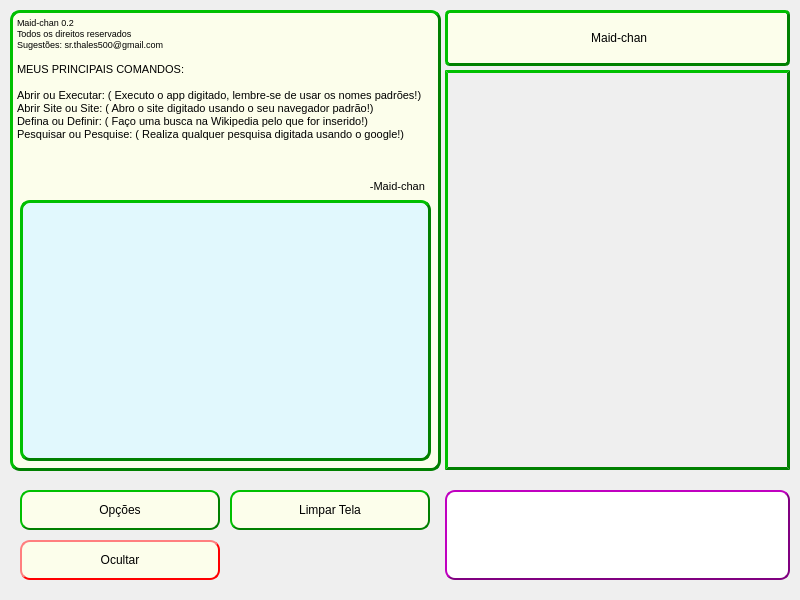
<?xml version="1.0" encoding="UTF-8"?>
<ui version="4.0">
 <class>MainWindow</class>
 <widget class="QMainWindow" name="MainWindow">
  <property name="geometry">
   <rect>
    <x>0</x>
    <y>0</y>
    <width>800</width>
    <height>600</height>
   </rect>
  </property>
  <property name="minimumSize">
   <size>
    <width>800</width>
    <height>600</height>
   </size>
  </property>
  <property name="maximumSize">
   <size>
    <width>800</width>
    <height>600</height>
   </size>
  </property>
  <property name="windowTitle">
   <string>Maid chan</string>
  </property>
  <property name="windowIcon">
   <iconset>
    <normaloff>source/icone.png</normaloff>source/icone.png</iconset>
  </property>
  <widget class="QWidget" name="centralwidget">
   <widget class="QToolButton" name="botaosair">
    <property name="geometry">
     <rect>
      <x>20</x>
      <y>540</y>
      <width>200</width>
      <height>40</height>
     </rect>
    </property>
    <property name="sizePolicy">
     <sizepolicy hsizetype="Fixed" vsizetype="Fixed">
      <horstretch>0</horstretch>
      <verstretch>0</verstretch>
     </sizepolicy>
    </property>
    <property name="cursor">
     <cursorShape>PointingHandCursor</cursorShape>
    </property>
    <property name="focusPolicy">
     <enum>Qt::TabFocus</enum>
    </property>
    <property name="styleSheet">
     <string notr="true">font: bold 15px &quot;MS Shell Dlg 2&quot;;
background-color: rgb(252, 254, 235);
border-style: outset;
border-width: 2px;
border-radius: 10px;
border-color: red;</string>
    </property>
    <property name="text">
     <string>Ocultar</string>
    </property>
   </widget>
   <widget class="QLineEdit" name="caixa_texto">
    <property name="geometry">
     <rect>
      <x>445</x>
      <y>490</y>
      <width>345</width>
      <height>90</height>
     </rect>
    </property>
    <property name="styleSheet">
     <string notr="true">font:bold;
font-size:15px;
border-style: outset;
border-width: 2px;
border-radius: 10px;
border-color: purple;</string>
    </property>
    <property name="alignment">
     <set>Qt::AlignJustify|Qt::AlignTop</set>
    </property>
   </widget>
   <widget class="QLabel" name="maid">
    <property name="geometry">
     <rect>
      <x>445</x>
      <y>70</y>
      <width>345</width>
      <height>400</height>
     </rect>
    </property>
    <property name="minimumSize">
     <size>
      <width>345</width>
      <height>400</height>
     </size>
    </property>
    <property name="maximumSize">
     <size>
      <width>345</width>
      <height>400</height>
     </size>
    </property>
    <property name="styleSheet">
     <string notr="true">border-style: outset;
border-width: 3px;
border-color: green;
background-image: url(:/IMAGE/source/index.png);</string>
    </property>
    <property name="text">
     <string/>
    </property>
   </widget>
   <widget class="QLabel" name="label1">
    <property name="geometry">
     <rect>
      <x>445</x>
      <y>10</y>
      <width>345</width>
      <height>56</height>
     </rect>
    </property>
    <property name="styleSheet">
     <string notr="true">font: bold 20px &quot;MS Shell Dlg 2&quot;;
background-color: rgb(252, 254, 235);
border-style: outset;
border-width: 3px;
border-radius: 5px;
border-color: green;</string>
    </property>
    <property name="text">
     <string> Maid-chan</string>
    </property>
    <property name="alignment">
     <set>Qt::AlignCenter</set>
    </property>
   </widget>
   <widget class="QTextBrowser" name="textBrowser">
    <property name="geometry">
     <rect>
      <x>10</x>
      <y>10</y>
      <width>431</width>
      <height>461</height>
     </rect>
    </property>
    <property name="styleSheet">
     <string notr="true">background-color: rgb(252, 254, 235);
border-style: outset;
border-width: 3px;
border-radius: 10px;
border-color: green</string>
    </property>
    <property name="html">
     <string>&lt;!DOCTYPE HTML PUBLIC &quot;-//W3C//DTD HTML 4.0//EN&quot; &quot;http://www.w3.org/TR/REC-html40/strict.dtd&quot;&gt;
&lt;html&gt;&lt;head&gt;&lt;meta name=&quot;qrichtext&quot; content=&quot;1&quot; /&gt;&lt;style type=&quot;text/css&quot;&gt;
p, li { white-space: pre-wrap; }
&lt;/style&gt;&lt;/head&gt;&lt;body style=&quot; font-family:'MS Shell Dlg 2'; font-size:8.25pt; font-weight:400; font-style:normal;&quot;&gt;
&lt;p style=&quot; margin-top:0px; margin-bottom:0px; margin-left:0px; margin-right:0px; -qt-block-indent:0; text-indent:0px;&quot;&gt;&lt;span style=&quot; font-size:7pt;&quot;&gt;Maid-chan 0.2&lt;/span&gt;&lt;/p&gt;
&lt;p style=&quot; margin-top:0px; margin-bottom:0px; margin-left:0px; margin-right:0px; -qt-block-indent:0; text-indent:0px;&quot;&gt;&lt;span style=&quot; font-size:7pt;&quot;&gt;Todos os direitos reservados&lt;/span&gt;&lt;/p&gt;
&lt;p style=&quot; margin-top:0px; margin-bottom:0px; margin-left:0px; margin-right:0px; -qt-block-indent:0; text-indent:0px;&quot;&gt;&lt;span style=&quot; font-size:7pt;&quot;&gt;Sugestões: sr.thales500@gmail.com&lt;/span&gt;&lt;/p&gt;
&lt;p style=&quot;-qt-paragraph-type:empty; margin-top:0px; margin-bottom:0px; margin-left:0px; margin-right:0px; -qt-block-indent:0; text-indent:0px;&quot;&gt;&lt;br /&gt;&lt;/p&gt;
&lt;p style=&quot; margin-top:0px; margin-bottom:0px; margin-left:0px; margin-right:0px; -qt-block-indent:0; text-indent:0px;&quot;&gt;&lt;span style=&quot; font-size:8pt;&quot;&gt;MEUS PRINCIPAIS COMANDOS: &lt;/span&gt;&lt;/p&gt;
&lt;p style=&quot;-qt-paragraph-type:empty; margin-top:0px; margin-bottom:0px; margin-left:0px; margin-right:0px; -qt-block-indent:0; text-indent:0px; font-size:8pt;&quot;&gt;&lt;br /&gt;&lt;/p&gt;
&lt;p style=&quot; margin-top:0px; margin-bottom:0px; margin-left:0px; margin-right:0px; -qt-block-indent:0; text-indent:0px;&quot;&gt;&lt;span style=&quot; font-size:8pt;&quot;&gt;Abrir ou Executar: ( Executo o app digitado, lembre-se de usar os nomes padrões!)&lt;/span&gt;&lt;/p&gt;
&lt;p style=&quot; margin-top:0px; margin-bottom:0px; margin-left:0px; margin-right:0px; -qt-block-indent:0; text-indent:0px;&quot;&gt;Abrir Site ou Site: ( Abro o site digitado usando o seu navegador padrão!)&lt;/p&gt;
&lt;p style=&quot; margin-top:0px; margin-bottom:0px; margin-left:0px; margin-right:0px; -qt-block-indent:0; text-indent:0px;&quot;&gt;&lt;span style=&quot; font-size:8pt;&quot;&gt;Defina ou Definir: ( Faço uma busca na Wikipedia pelo que for inserido!)&lt;/span&gt;&lt;/p&gt;
&lt;p style=&quot; margin-top:0px; margin-bottom:0px; margin-left:0px; margin-right:0px; -qt-block-indent:0; text-indent:0px;&quot;&gt;&lt;span style=&quot; font-size:8pt;&quot;&gt;Pesquisar ou Pesquise: ( Realiza qualquer pesquisa digitada usando o google!)&lt;/span&gt;&lt;/p&gt;
&lt;p style=&quot;-qt-paragraph-type:empty; margin-top:0px; margin-bottom:0px; margin-left:0px; margin-right:0px; -qt-block-indent:0; text-indent:0px; font-size:8pt;&quot;&gt;&lt;br /&gt;&lt;/p&gt;
&lt;p style=&quot;-qt-paragraph-type:empty; margin-top:0px; margin-bottom:0px; margin-left:0px; margin-right:0px; -qt-block-indent:0; text-indent:0px; font-size:8pt;&quot;&gt;&lt;br /&gt;&lt;/p&gt;
&lt;p style=&quot;-qt-paragraph-type:empty; margin-top:0px; margin-bottom:0px; margin-left:0px; margin-right:0px; -qt-block-indent:0; text-indent:0px; font-size:8pt;&quot;&gt;&lt;br /&gt;&lt;/p&gt;
&lt;p align=&quot;right&quot; style=&quot; margin-top:0px; margin-bottom:0px; margin-left:0px; margin-right:0px; -qt-block-indent:0; text-indent:0px;&quot;&gt;&lt;span style=&quot; font-size:8pt;&quot;&gt;-Maid-chan   &lt;/span&gt;&lt;/p&gt;&lt;/body&gt;&lt;/html&gt;</string>
    </property>
   </widget>
   <widget class="QToolButton" name="botao2">
    <property name="geometry">
     <rect>
      <x>230</x>
      <y>490</y>
      <width>200</width>
      <height>40</height>
     </rect>
    </property>
    <property name="cursor">
     <cursorShape>PointingHandCursor</cursorShape>
    </property>
    <property name="styleSheet">
     <string notr="true">font: bold 15px &quot;MS Shell Dlg 2&quot;;
background-color: rgb(252, 254, 235);
border-style: outset;
border-width: 2px;
border-radius: 10px;
border-color: green;</string>
    </property>
    <property name="text">
     <string>Limpar Tela</string>
    </property>
   </widget>
   <widget class="QToolButton" name="botao1">
    <property name="geometry">
     <rect>
      <x>20</x>
      <y>490</y>
      <width>200</width>
      <height>40</height>
     </rect>
    </property>
    <property name="sizePolicy">
     <sizepolicy hsizetype="Fixed" vsizetype="Fixed">
      <horstretch>0</horstretch>
      <verstretch>0</verstretch>
     </sizepolicy>
    </property>
    <property name="cursor">
     <cursorShape>PointingHandCursor</cursorShape>
    </property>
    <property name="focusPolicy">
     <enum>Qt::TabFocus</enum>
    </property>
    <property name="styleSheet">
     <string notr="true">font: bold 15px &quot;MS Shell Dlg 2&quot;;
background-color: rgb(252, 254, 235);
border-style: outset;
border-width: 2px;
border-radius: 10px;
border-color: green;</string>
    </property>
    <property name="text">
     <string>Opções</string>
    </property>
   </widget>
   <widget class="QListWidget" name="listWidget">
    <property name="geometry">
     <rect>
      <x>20</x>
      <y>200</y>
      <width>411</width>
      <height>261</height>
     </rect>
    </property>
    <property name="styleSheet">
     <string notr="true">border-style: outset;
alternate-background-color: rgb(247, 255, 255);
background-color: rgb(225, 248, 253);
border-width: 3px;
border-radius: 10px;
border-color: green</string>
    </property>
   </widget>
   <zorder>maid</zorder>
   <zorder>label1</zorder>
   <zorder>botaosair</zorder>
   <zorder>caixa_texto</zorder>
   <zorder>botao2</zorder>
   <zorder>botao1</zorder>
   <zorder>textBrowser</zorder>
   <zorder>listWidget</zorder>
  </widget>
 </widget>
 <resources>
  <include location="CONFIGWINDOWQRC.qrc"/>
 </resources>
 <connections/>
</ui>
